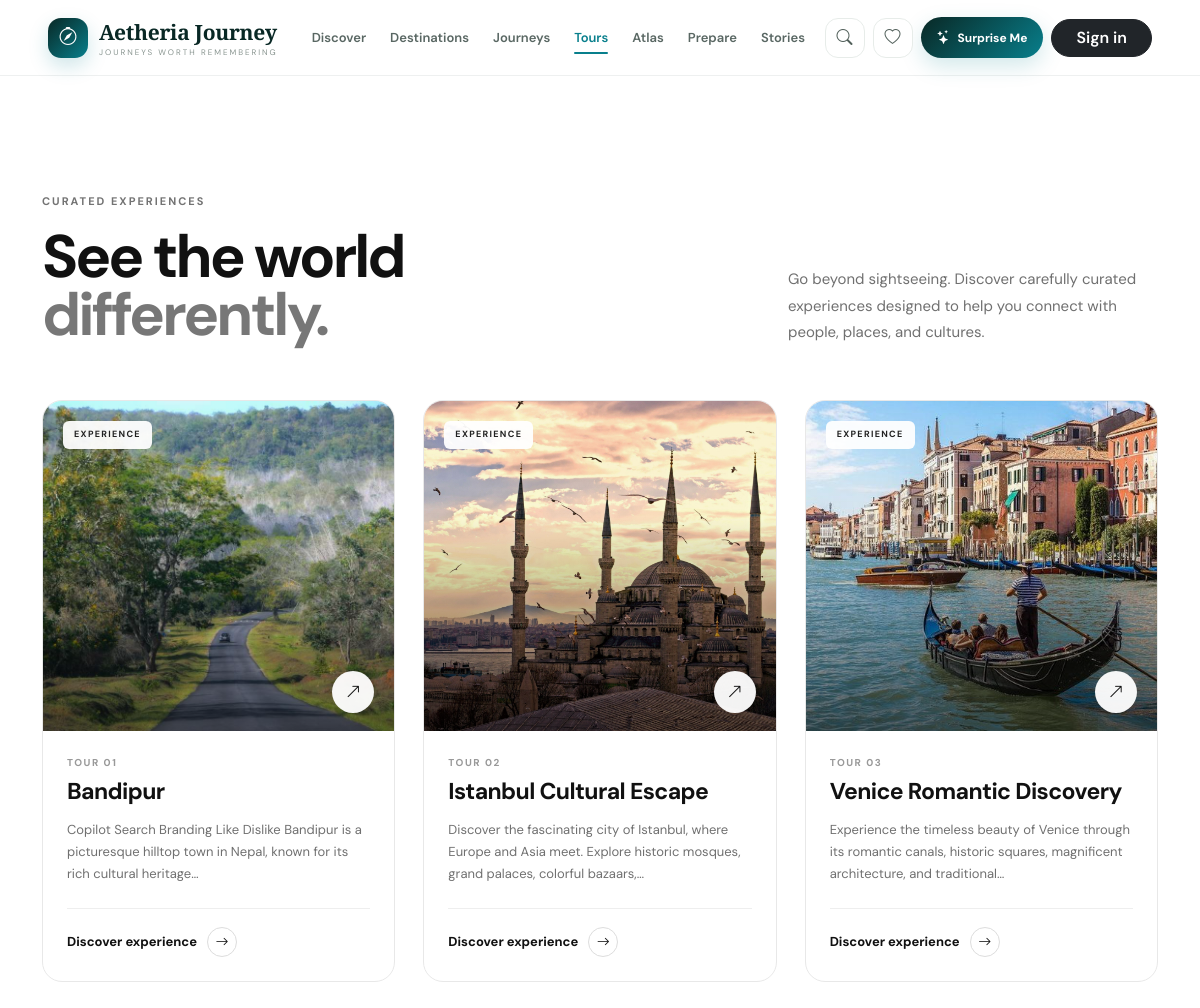
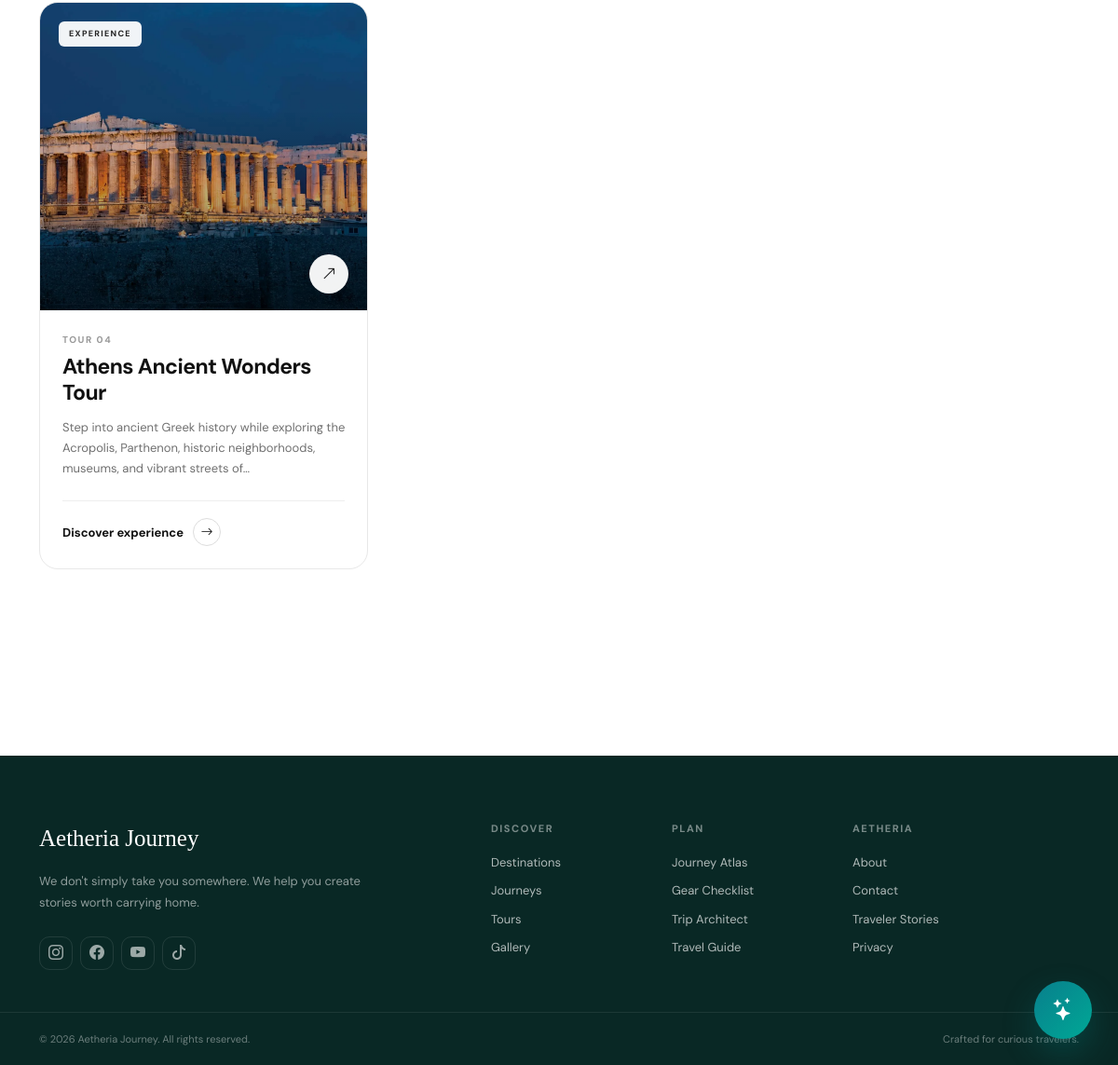
Screenshot of /tour/ with the database file from the repository (2 pictures, top to bottom).
### adminpage/models.py (models this page shows, shortened)
class Tour(models.Model):
    name = models.CharField(max_length=100)
    start_date = models.DateField()
    duration = models.CharField(max_length=50, blank=True, null=True)
    package = models.ForeignKey(Package, on_delete=models.CASCADE, null=True,blank=True)
    image = models.FileField(upload_to="tours/", blank=True, null=True)
    description = models.TextField(blank=True, null=True)
    bookings = models.ManyToManyField(Booking, related_name="tours")
    created_at = models.DateTimeField(auto_now_add=True, blank=True, null=True)
    updated_at = models.DateTimeField(auto_now=True)

### userpage/views.py (the view)
# urls.py: path('tour/', tour, name='tour'),
def tour(request):
    tours = Tour.objects.all()
    context = {
        'tours': tours,
    }
    return render(request, 'userpage/tour.html', context)

### userpage/templates/userpage/tour.html (shortened to what this page needs)
{% extends "userpage/base.html" %}
{% block content %}
<section class="tours-section">
    <div class="container">
        <div class="tours-header">
            <div>
                <span class="eyebrow">
                    CURATED EXPERIENCES
                </span>
                <h1>
                    See the world<br>
                    <span>differently.</span>
                </h1>
            </div>
            <p>
                Go beyond sightseeing. Discover carefully curated
                experiences designed to help you connect with
                people, places, and cultures.
            </p>
        </div>
        <div class="tour-grid">
            {% for tour in tours %}
            <article
                class="tour-card"
                data-aos="fade-up"
                data-aos-delay="{{ forloop.counter0 }}00"
            >
                <a
                    href="{% url 'tour_detail' tour.id %}"
                    class="tour-image"
                >
                    {% if tour.image %}
                        <img
                            src="{{ tour.image.url }}"
                            alt="{{ tour.name }}"
                            loading="lazy"
                        >
                    {% else %}
                        <div class="tour-placeholder">
                            <i class="bi bi-image"></i>
                        </div>
                    {% endif %}
                    <div class="tour-label">
                        EXPERIENCE
                    </div>
                    <div class="tour-arrow">
                        <i class="bi bi-arrow-up-right"></i>
                    </div>
                </a>
                <div class="tour-content">
                    <span class="tour-number">
                        TOUR {{ forloop.counter|stringformat:"02d" }}
                    </span>
                    <h2>
                        {{ tour.name }}
                    </h2>
                    {% if tour.description %}
                    <p>
                        {{ tour.description|truncatechars:130 }}
                    </p>
                    {% endif %}
                    <div class="tour-footer">
                        <a
                            href="{% url 'tour_detail' tour.id %}"
                            class="tour-link"
                        >
                            Discover experience
                            <span>
                                <i class="bi bi-arrow-right"></i>
                            </span>
                        </a>
                    </div>
                </div>
            </article>
            {% endfor %}
        </div>
    </div>
</section>
{% endblock %}

### userpage/templates/userpage/base.html (style rules this page uses)
:root { --aether-dark: #092825; --aether-dark-2: #0d3430; --aether-teal: #087f8c; --aether-mint: #00a896; --aether-cream: #f7f6f1; --aether-white: #ffffff; --aether-text: #17211f; --aether-muted: #788581; --aether-border: #e7ece9; --aether-radius: 18px; --aether-shadow: 0 15px 45px rgba(15, 45, 40, .08); --transition: all .28s cubic-bezier(.4, 0, .2, 1); }
* { box-sizing: border-box; }
html { scroll-behavior: smooth; }
body { margin: 0; background: #ffffff; color: var(--aether-text); font-family: "DM Sans", sans-serif; overflow-x: hidden; }
a { text-decoration: none; }

### userpage/templates/userpage/tour.html (style rules this page uses)
.tours-section { background: #ffffff; padding: 110px 0 120px; color: #111111; }
.tours-header { display: flex; justify-content: space-between; align-items: flex-end; gap: 60px; margin-bottom: 55px; }
.eyebrow { display: inline-block; margin-bottom: 18px; font-size: 11px; font-weight: 700; letter-spacing: 2px; color: #737373; }
.tours-header h1 { margin: 0; font-size: clamp(42px, 5vw, 68px); line-height: 0.98; letter-spacing: -3px; font-weight: 700; color: #111111; }
.tours-header h1 span { color: #777777; }
.tours-header > p { max-width: 370px; margin: 0; color: #707070; font-size: 15px; line-height: 1.75; }
.tour-grid { display: grid; grid-template-columns: repeat(3, minmax(0, 1fr)); gap: 28px; }
.tour-card { background: #ffffff; border: 1px solid #e8e8e8; border-radius: 20px; overflow: hidden; transition: transform 0.35s ease, box-shadow 0.35s ease, border-color 0.35s ease; }
.tour-image { display: block; position: relative !important; height: 330px; overflow: hidden; color: white; text-decoration: none; }
.tour-image img { width: 100%; height: 100%; display: block; object-fit: cover; transition: transform 0.7s cubic-bezier(.2,.8,.2,1); }
.tour-label { position: absolute; top: 20px; left: 20px; z-index: 3; padding: 7px 11px; border-radius: 6px; background: rgba(255,255,255,0.94); color: #222222; font-size: 9px; font-weight: 700; letter-spacing: 1.3px; }
.tour-arrow { position: absolute; right: 20px; bottom: 18px; z-index: 3; width: 42px; height: 42px; border-radius: 50%; display: flex; align-items: center; justify-content: center; background: rgba(255,255,255,0.95); color: #111111; font-size: 15px; transition: transform 0.3s ease, background 0.3s ease; }
.tour-content { padding: 24px; }
.tour-number { display: block; margin-bottom: 8px; font-size: 10px; font-weight: 700; letter-spacing: 1.5px; color: #999999; }
.tour-content h2 { margin: 0 0 13px; font-size: 23px; line-height: 1.2; letter-spacing: -0.6px; font-weight: 650; color: #111111; }
.tour-content p { margin: 0 0 23px; color: #707070; font-size: 13px; line-height: 1.7; }
.tour-footer { padding-top: 18px; border-top: 1px solid #eeeeee; }
.tour-link { display: inline-flex; align-items: center; gap: 10px; color: #111111; text-decoration: none; font-size: 13px; font-weight: 650; }
.tour-link span { width: 30px; height: 30px; display: flex; align-items: center; justify-content: center; border: 1px solid #dddddd; border-radius: 50%; transition: background 0.25s ease, color 0.25s ease, transform 0.25s ease; }

### rows the page displays
Tour: image (picture), name "Bandipur", description "Copilot Search Branding Like Dislike Bandipur is a picturesque hilltop town in Nepal, known for its rich cultural heritage…"
Tour: image (picture), name "Istanbul Cultural Escape", description "Discover the fascinating city of Istanbul, where Europe and Asia meet. Explore historic mosques, grand palaces, colorful bazaars,…"
Tour: image (picture), name "Venice Romantic Discovery", description "Experience the timeless beauty of Venice through its romantic canals, historic squares, magnificent architecture, and traditional…"
Tour: image (picture), name "Athens Ancient Wonders Tour", description "Step into ancient Greek history while exploring the Acropolis, Parthenon, historic neighborhoods, museums, and vibrant streets of…"
